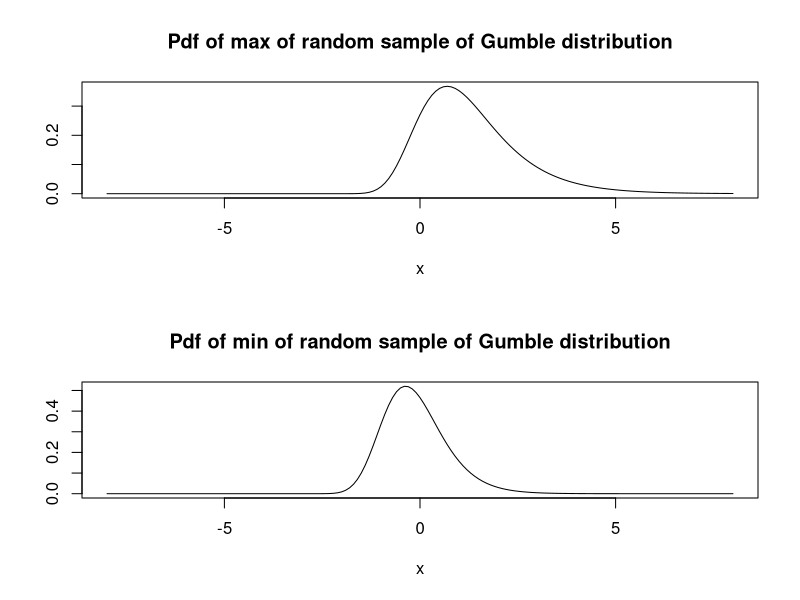

Write R code to recreate this figure.
# Extreme Value Type 1/ Gumbel distribution
# We can repeat the same exercise for any distribution by chaning evalcdf and evalpdf appropriately
scale = 1
evalpdf = function(x, scale=1){1/scale*exp(-x/scale)*exp(-exp(-x/scale))}
evalcdf = function(x, scale=1){exp(-exp(-x/scale))}

maxpdf = function(x, n, pdf, cdf){n*pdf(x)*(cdf(x)**(n-1))}
minpdf = function(x, n, pdf, cdf){n*pdf(x)*((1-cdf(x))**(n-1))}

x = seq(from=-8, to=8, by=0.1)
par(mfrow=c(2,1))
plot(x, maxpdf(x, 2, evalpdf, evalcdf), type = 'l', ylab='', xlab = 'x', 
     main = 'Pdf of max of random sample of Gumble distribution')
plot(x, minpdf(x, 2, evalpdf, evalcdf), type = 'l', ylab='', xlab = 'x', 
     main = 'Pdf of min of random sample of Gumble distribution')

